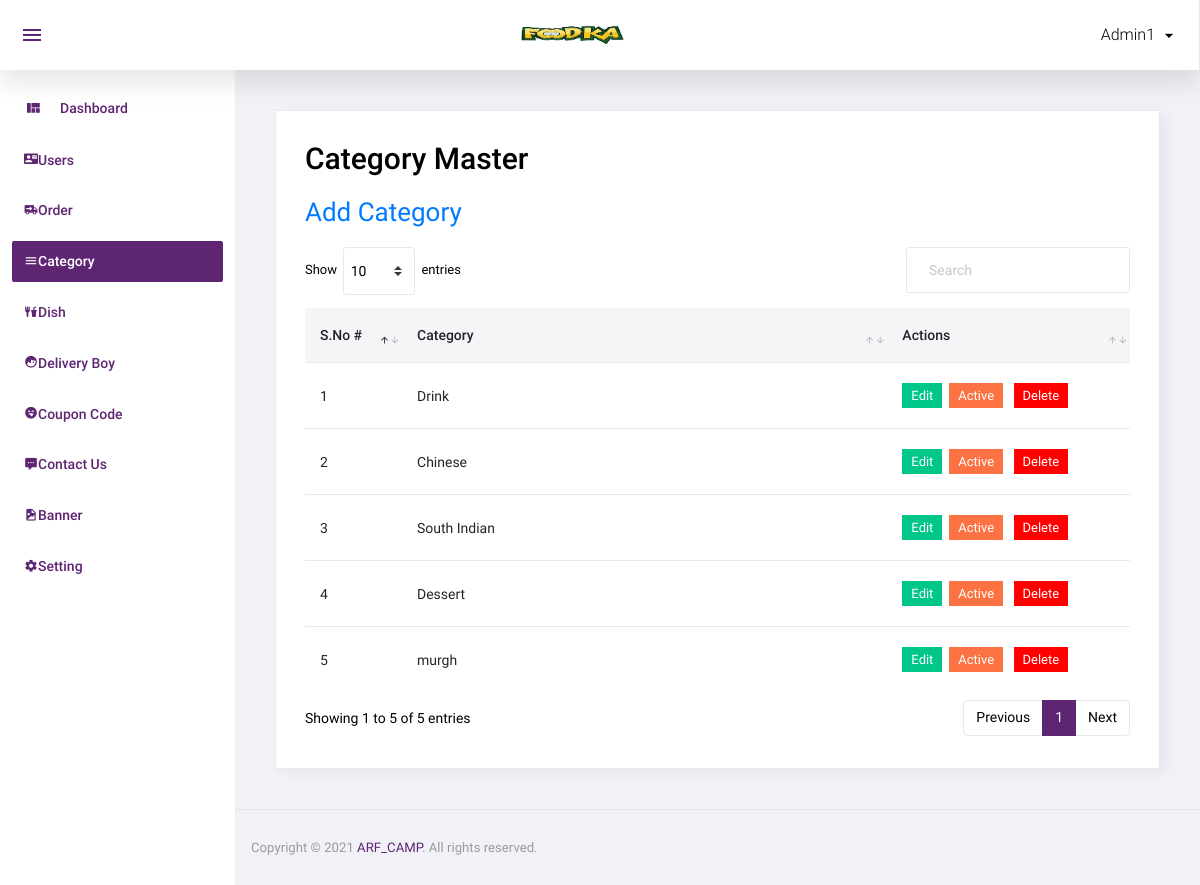
The app's page /admin/category.php (signed in) with its own data.
### tables this page shows
CREATE TABLE `category` (
  `id` int(11) NOT NULL,
  `category` varchar(50) NOT NULL,
  `order_number` int(11) NOT NULL,
  `status` int(11) NOT NULL,
  `added_on` datetime NOT NULL
);

### admin/category.php (the view, shortened to what this page needs)
<?php
include('top.php');
$sql="select * from category order by id";
$res=mysqli_query($con,$sql);
 ?>
  <div class="card">
            <div class="card-body">
               <h1 class="grid_title">Category Master</h1>
                <a href="manage_category.php" class="add_link">Add Category</a>
              <div class="row grid_box">
                <div class="col-12">
                  <div class="table-responsive">
                    <table id="order-listing" class="table">
                      <thead>
                        <tr>
                            <th width="10%">S.No #</th>
                            <th width="50%">Category</th>
                            <th width="25%">Actions</th>
                        </tr>
                      </thead>
<tbody>
       <?php
       if(mysqli_num_rows($res)>0)
       {
		$i=1;
		while($row=mysqli_fetch_assoc($res)){
		?>
<tr>
        <td><?php echo $i?></td>
        <td><?php echo $row['category']?></td>
		<td>
			<a href="manage_category.php?id=<?php echo $row['id']?>"><label class="badge badge-success hand_cursor">Edit</label></a>&nbsp;
			<?php
		         if($row['status']==1)
		         {
			     ?>
			     <a href="?id=<?php echo $row['id']?>&type=deactive"><label class="badge badge-danger hand_cursor">Active</label></a>
			     <?php
			    }
			    else
			    {
			        ?>
			     <a href="?id=<?php echo $row['id']?>&type=active"><label class="badge badge-info hand_cursor">Deactive</label></a>
				<?php
				}
				?>&nbsp;
				<a href="?id=<?php echo $row['id']?>&type=delete"><label class="badge badge-danger delete_red hand_cursor">Delete</label></a>
		</td>
</tr>
                <?php
				$i++;
				}
		}
				else
					{ ?>
						<tr>
							<td colspan="5">No data found</td>
						</tr>
						<?php } ?>
                      </tbody>
                    </table>
                  </div>
				</div>
              </div>
            </div>
          </div>
 <?php
include('footer.php');
 ?>

### records on screen
category: category "Drink"
category: category "Chinese"
category: category "South Indian"
category: category "Dessert"
category: category "murgh"

### other values on screen
$_SESSION['ADMIN_USER'] "Admin1"
